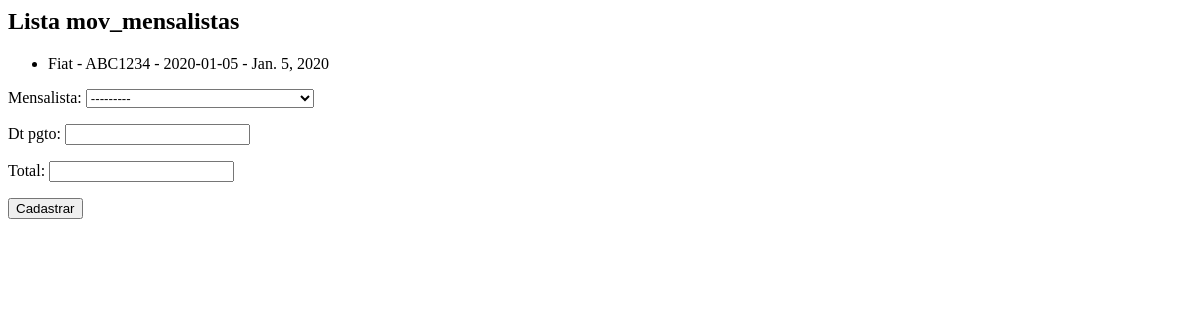
The app's page /core/mov-mensal/, older data.
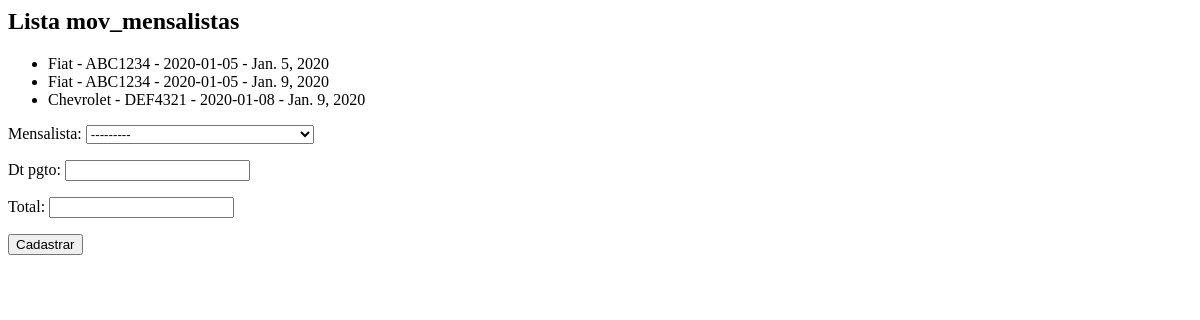
The same page, newer data.
### core/models.py (models this page shows, shortened)
class MovMensalista(models.Model):
    mensalista   = models.ForeignKey(Mensalista, on_delete=models.PROTECT)
    dt_pgto      = models.DateField()
    total        = models.DecimalField(max_digits=6, decimal_places=2)

class Mensalista(models.Model):
    veiculo      = models.ForeignKey(Veiculo, on_delete=models.PROTECT)
    inicio       = models.DateField()
    valor_mes    = models.DecimalField(max_digits=6, decimal_places=2)
    def __str__(self):
        return str(self.veiculo) + ' - ' + str(self.inicio)

class Veiculo(models.Model):
    marca           = models.ForeignKey(Marca, on_delete=models.PROTECT)
    placa           = models.CharField(max_length=7)
    proprietario    = models.ForeignKey(Pessoa, on_delete=models.PROTECT, blank=True, null=True) #Apenas para não precisar preencher na hora, mas depois verificar qual a necessidade disto >> blank=True,null=True,
    cor             = models.CharField(max_length=15)
    observacoes     = models.TextField()
    def __str__(self):
        return self.marca.nome + ' - ' + self.placa

class Marca(models.Model):
    nome            = models.CharField(max_length=50)

### core/views.py (the view)
# urls.py: path('mov-mensal/', lista_movmensalista, name='core_lista_movmensalista'),
def lista_movmensalista(request):
    mov_mensalistas = MovMensalista.objects.all()
    form = MovMensalistaForm()
    data = {'mov_mensalistas': mov_mensalistas, 'form': form}
    return render(
        request, 'core/lista_movmensalistas.html', data )

### core/forms.py
class MovMensalistaForm(ModelForm):
    class Meta:
        model = MovMensalista
        fields = '__all__'

### core/templates/core/lista_movmensalistas.html (shortened to what this page needs)
<h2>Lista mov_mensalistas</h2>
<ul>
    {% for mov in mov_mensalistas %}
        <li> {{ mov.mensalista }} - {{ mov.dt_pgto }} </li>
    {% endfor %}
</ul>
<form action="{% url 'core_movmensalista_novo' %}" method="POST">
    {{ form.as_p }}
    <button type="submit">Cadastrar</button>
</form>

Row changes from the older to the newer data that the page shows:
added MovMensalista: mensalista "Fiat - ABC1234 - 2020-01-05", dt_pgto "Jan. 9, 2020"
added MovMensalista: mensalista "Chevrolet - DEF4321 - 2020-01-08", dt_pgto "Jan. 9, 2020"
